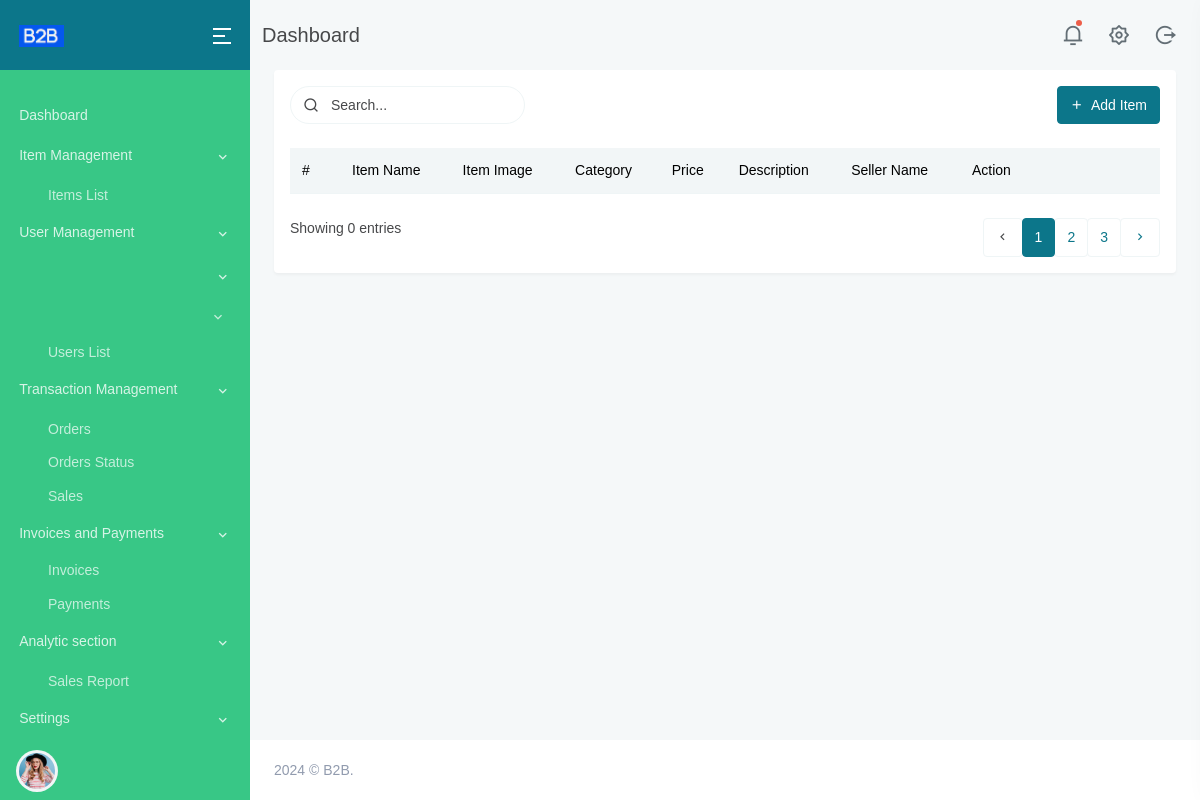
Page /items/ on the earlier database version.
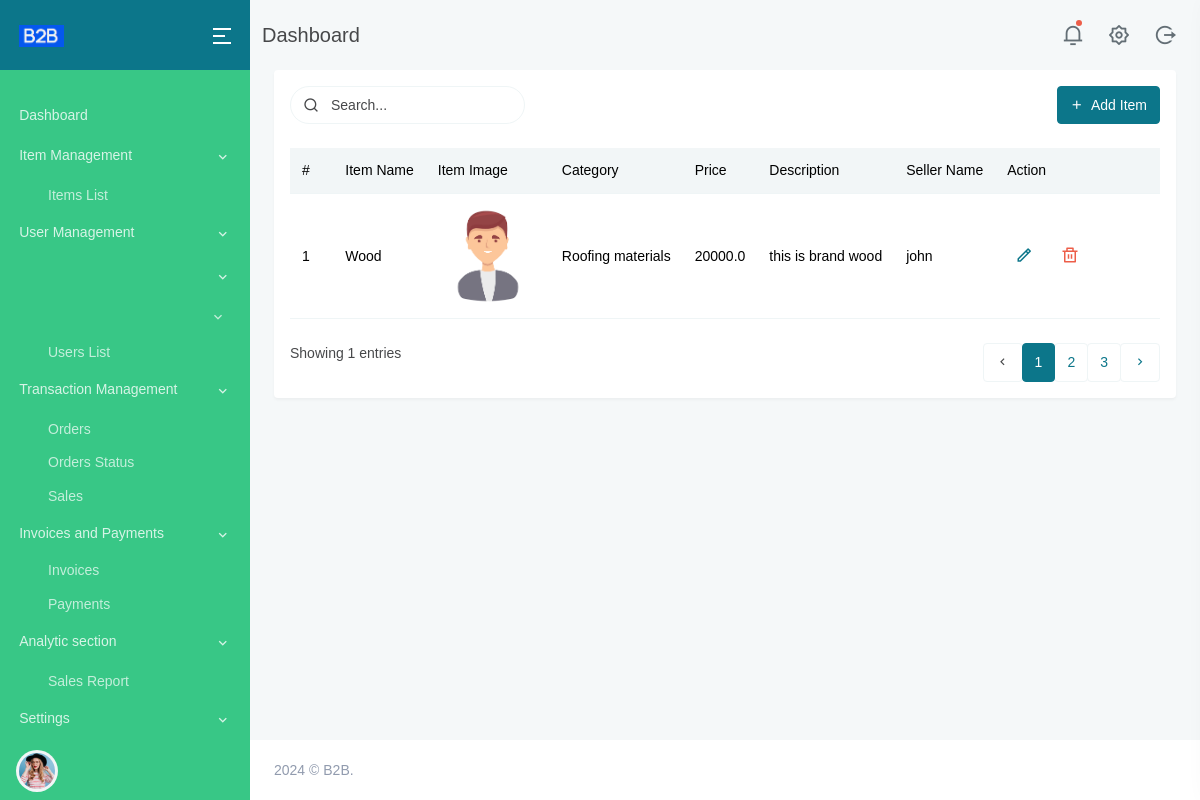
Same page on the later database version.
### main/models.py (models this page shows, shortened)
class Item(models.Model):
    item_name = models.CharField(max_length=100)
    category = models.ForeignKey(Category, on_delete=models.CASCADE)
    price = models.FloatField()
    item_image = models.ImageField(upload_to='items_images/')
    description = models.TextField()
    seller_name = models.CharField(max_length=100, default="john")

class Category(models.Model):
    category = models.CharField(max_length=30)
    def __str__(self):
        return self.category

### main/views.py (the view)
# urls.py: path('items/', ItemViewSet.as_view({'get': 'list', 'post': 'create'}), name='item_list'),
def item_list(request):
    items = Item.objects.all()
    categories = Category.objects.all()
    return render(request, 'item.html', {'items': items, 'categories': categories})

### templates/item.html (shortened to what the changed rows need)
{% extends "base.html" %}
{% load static %}
{% block content %}
<div class="main-content">
    <div class="page-content">
        <div class="container-fluid">
            <div class="row">
                <div class="col-lg-12">
                    <div class="card">
                        <div class="card-body">
                            <div class="table-responsive mb-4">
                                <table class="table table-hover table-nowrap align-middle mb-0">
                                    <thead class="bg-light">
                                        <tr>
                                            <th scope="col" style="width: 50px;">#</th>
                                            <th scope="col">Item Name</th>
                                            <th scope="col">Item Image</th>
                                            <th scope="col">Category</th>
                                            <th scope="col">Price</th>
                                            <th scope="col">Description</th>
                                            <th scope="col">Seller Name</th>
                                            <th scope="col" style="width: 200px;">Action</th>
                                        </tr>
                                    </thead>
                                    <tbody>
                                        {% for item in items %}
                                        <tr>
                                            <th scope="row">{{ forloop.counter }}</th>
                                            <td>{{ item.item_name }}</td>
                                            <td>  <img src="{{ item.item_image.url }}" alt="{{ item.item_name }}" style="max-width: 100px; max-height: 100px;"></td>
                                            <td>{{ item.category }}</td>
                                            <td>{{ item.price }}</td>
                                            <td>{{ item.description }}</td>
                                            <td>{{ item.seller_name }}</td>
                                            <td>
                                                <ul class="list-inline mb-0">
                                                    <li class="list-inline-item">
                                                        <a href="javascript:void(0);" class="px-2 text-primary"><i class="ri-pencil-line font-size-18"></i></a>
                                                    </li>
                                                    <li class="list-inline-item">
                                                        <a href="javascript:void(0);" class="px-2 text-danger"><i class="ri-delete-bin-line font-size-18"></i></a>
                                                    </li>
                                                </ul>
                                            </td>
                                        </tr>
                                        {% endfor %}
                                    </tbody>
                                </table>
                            </div>
                            <div class="row mt-4">
                                <div class="col-sm-6">
                                    <div>
                                        <p class="mb-sm-0">Showing {{ items|length }} entries</p>
                                    </div>
                                </div>
                            </div>
                        </div>
                    </div>
                </div>
            </div>
        </div>
    </div>
</div>
{% endblock %}

Differences in the rows shown:
added Item: item_name "Wood", item_image (picture), category "Roofing materials", price "20000.0", description "this is brand wood", seller_name "john"
Other differences:
{{ items|length }}: "0" → "1"
